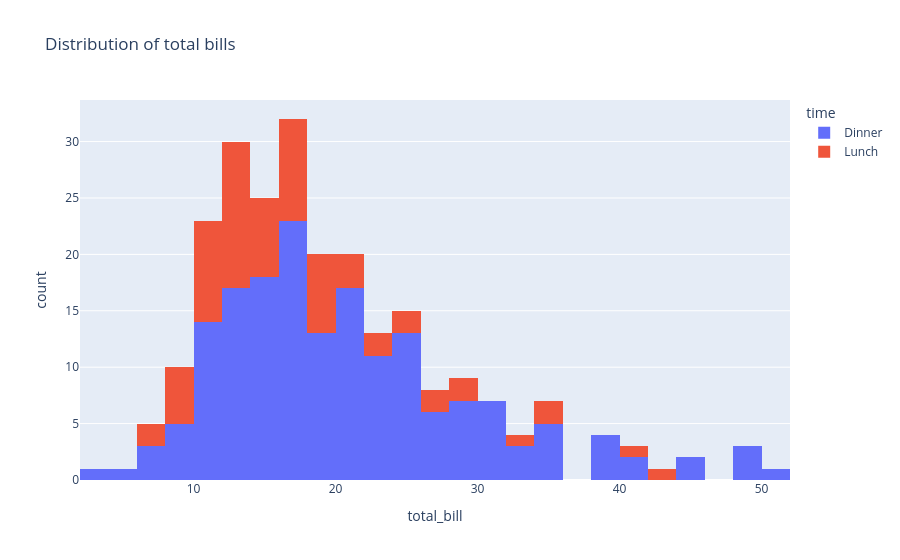

The cell this chart's notebook holds for it:
### Markdown cell above
### 2.4 Histogram

Histograms bin a continuous variable. `nbins` controls resolution; `marginal` adds a small companion plot.

### Code cell
fig = px.histogram(
    tips,
    x="total_bill",
    color="time",
    nbins=30,
    title="Distribution of total bills",
)
fig.show()

### Figure 1 — Plotly figure (JSON) as saved in the notebook; plotly's stock layout.template omitted (floating-point values rounded to 4 significant figures; data arrays with more than 128 entries replaced by an {"elided": "..."} marker saying what was removed)
{"data": [{"bingroup": "x", "hovertemplate": "time=Dinner<br>total_bill=%{x}<br>count=%{y}<extra></extra>", "legendgroup": "Dinner", "marker": {"color": "#636efa", "pattern": {"shape": ""}}, "name": "Dinner", "nbinsx": 30, "orientation": "v", "showlegend": true, "type": "histogram", "x": {"elided": "176 float values"}, "xaxis": "x", "yaxis": "y"}, {"bingroup": "x", "hovertemplate": "time=Lunch<br>total_bill=%{x}<br>count=%{y}<extra></extra>", "legendgroup": "Lunch", "marker": {"color": "#EF553B", "pattern": {"shape": ""}}, "name": "Lunch", "nbinsx": 30, "orientation": "v", "showlegend": true, "type": "histogram", "x": [27.2, 22.76, 17.29, 19.44, 16.66, 10.07, 32.68, 15.98, 34.83, 13.03, 18.28, 24.71, 21.16, 10.65, 12.43, 24.08, 11.69, 13.42, 14.26, 15.95, 12.48, 29.8, 8.52, 14.52, 11.38, 22.82, 19.08, 20.27, 11.17, 12.26, 18.26, 8.51, 10.33, 14.15, 16.0, 13.16, 17.47, 34.3, 41.19, 27.05, 16.43, 8.35, 18.64, 11.87, 9.78, 7.51, 19.81, 28.44, 15.48, 16.58, 7.56, 10.34, 43.11, 13.0, 13.51, 18.71, 12.74, 13.0, 16.4, 20.53, 16.47, 12.16, 13.42, 8.58, 15.98, 13.42, 16.27, 10.09], "xaxis": "x", "yaxis": "y"}], "layout": {"barmode": "relative", "legend": {"title": {"text": "time"}, "tracegroupgap": 0}, "title": {"text": "Distribution of total bills"}, "xaxis": {"anchor": "y", "domain": [0, 1], "title": {"text": "total_bill"}}, "yaxis": {"anchor": "x", "domain": [0, 1], "title": {"text": "count"}}}}
